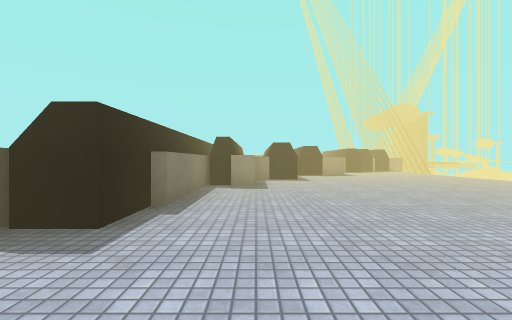
[1] (above)

16 first-person views from a walk through a scene from a Unity 3-D project. The camera is 1.2 m above the floor, looks level and sees 90° across. The floor is counted in squares, 2 m on a side. Each view is taken from the middle of a square. On the plan, view 1 faces up. The plan holds only what a view shows up to about 9 squares ahead; the rest is blank. The place goes on beyond the plan. Surface patterns are stand-ins for the level's own textures.

[2]
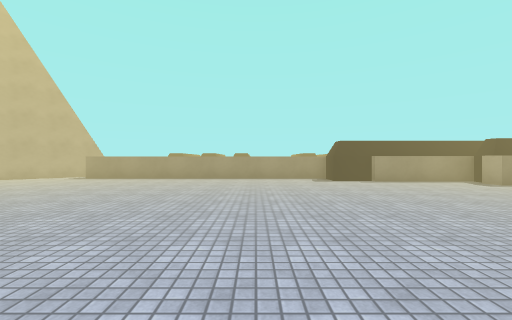

[3]
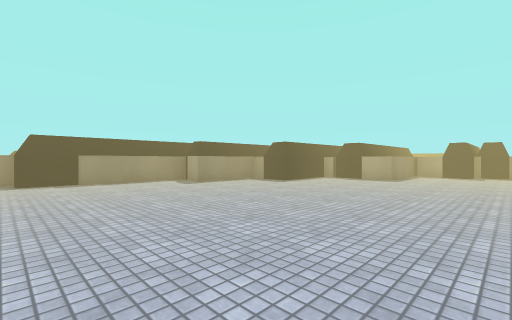

[4]
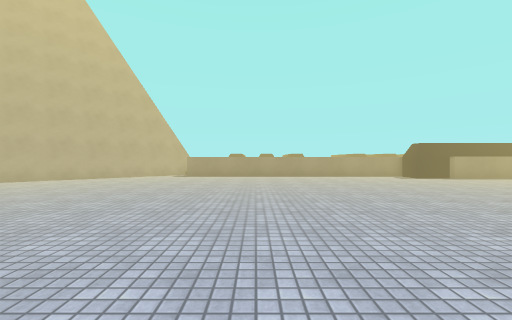

[5]
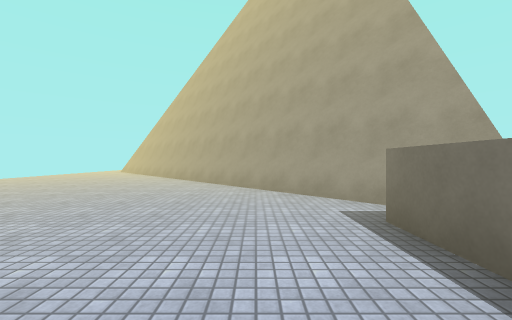

[6]
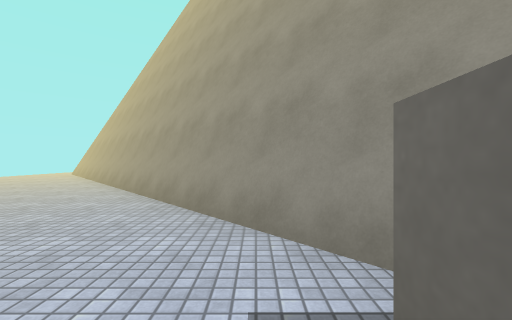

[7]
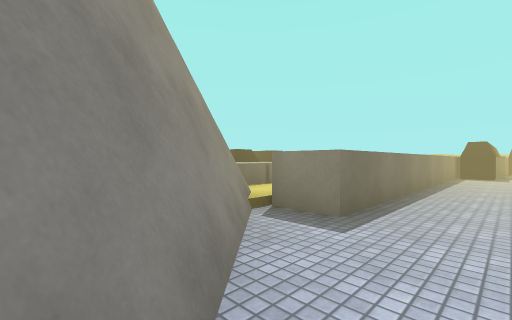

[8]
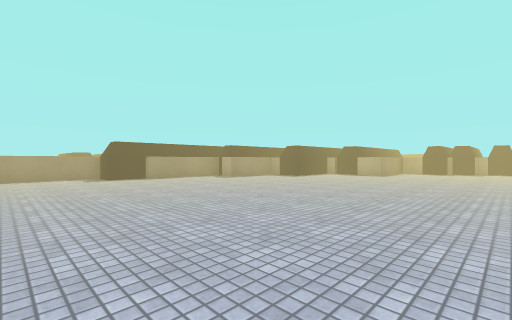

[9]
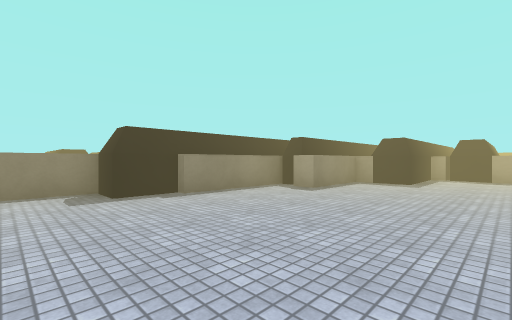

[10]
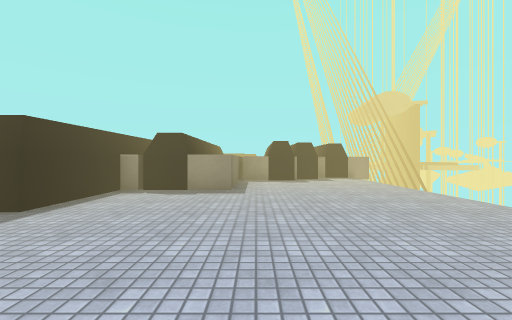

[11]
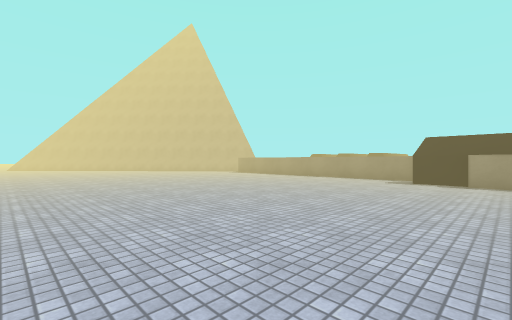

[12]
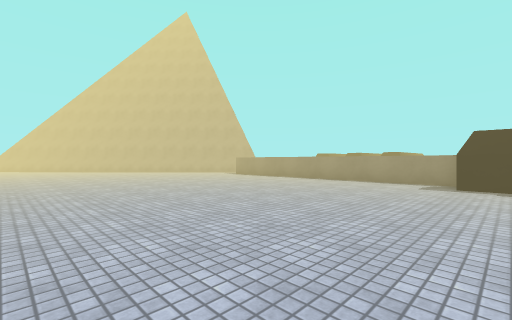

[13]
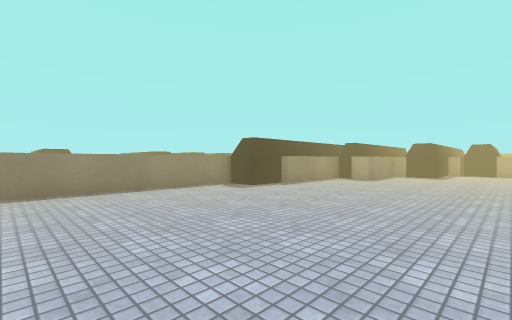

[14]
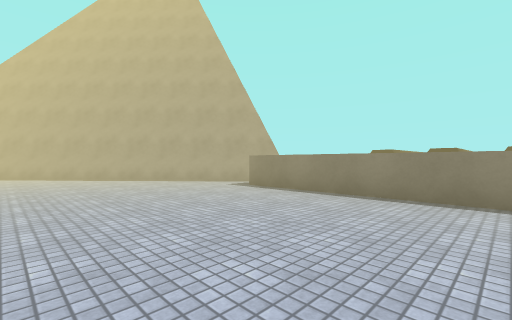

[15]
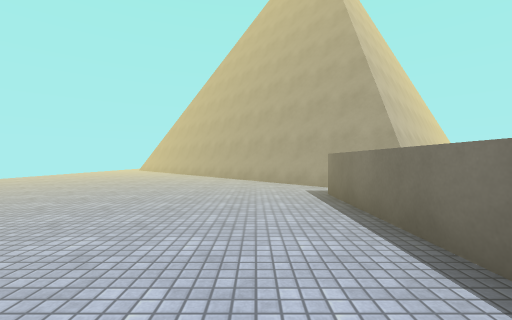

[16]
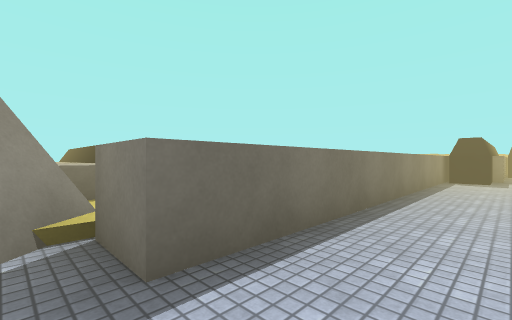

### Floor plan
Key: @ floor where view 1 was taken; # wall or solid block; . main floor; : floor 0.25 m higher than the main floor; ^ raised ledge.
Columns run from 11 left of view 1 to 7 right of it. Each row starts with its distance up from view 1.
 13               ^^##.
 12               ^....
 11             ##^....
 10           # ##^....
  9           # #......
  8           #^#......
  7           #^.......
  6          ##^.......
  5          #.........
  4          #.........
  3     ^    #.........
  2     ^   ^..........
  1         ^..........
  0     ^   ^..@.......
 -1     #   ^.........
 -2     ^   ^.........
 -3     ^^  ^..........
 -4 ##### ^:^.........
 -5 ^^^^^^^#^.........
 -6        #..........
 -7        ##.........
 -8         ##........
 -9          ##........
-10           ##.......
-11            ##......
-12             ##.....
-13              ##...
-14               ##..

Positions as (right, up) in squares from view 1, and headings:
1: (0, 0), facing up
2: (6, 0), facing left
3: (6, 2), facing up-left
4: (7, -3), facing left
5: (-1, -3), facing down
6: (-2, -5), facing down
7: (-1, -8), facing up-left
8: (7, 0), facing up-left
9: (3, 1), facing up-left
10: (4, 5), facing up
11: (6, 4), facing down-left
12: (5, 3), facing down-left
13: (3, -2), facing up-left
14: (2, -1), facing down-left
15: (-1, -1), facing down
16: (-1, -6), facing up-left
